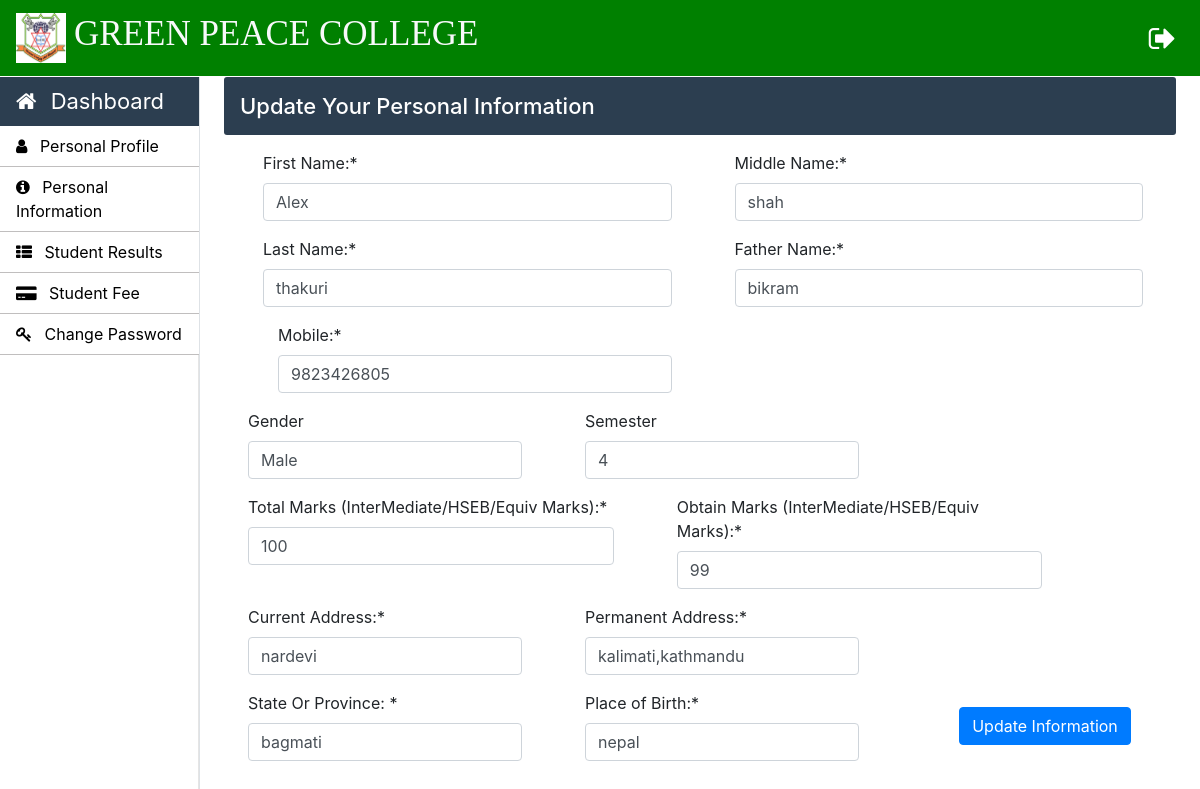
The app's page /Student/student-personal-information.php (signed in) with its own data.
### tables this page shows
CREATE TABLE `student_info` (
  `roll_no` varchar(20) NOT NULL,
  `first_name` varchar(30) NOT NULL,
  `middle_name` varchar(30) NOT NULL,
  `last_name` varchar(30) NOT NULL,
  `father_name` varchar(30) NOT NULL,
  `email` varchar(30) NOT NULL,
  `mobile_no` varchar(11) NOT NULL,
  `course_code` varchar(11) NOT NULL,
  `session` varchar(10) NOT NULL,
  `profile_image` varchar(100) NOT NULL,
  `applicant_status` varchar(20) NOT NULL,
  `application_status` varchar(20) NOT NULL,
  `dob` varchar(10) NOT NULL,
  `other_phone` varchar(11) NOT NULL,
  `gender` varchar(10) NOT NULL,
  `permanent_address` varchar(150) NOT NULL,
  `current_address` varchar(150) NOT NULL,
  `place_of_birth` varchar(150) NOT NULL,
  `semester` int(11) NOT NULL,
  `total_marks` int(11) NOT NULL,
  `obtain_marks` int(11) NOT NULL,
  `state` varchar(20) NOT NULL,
  `admission_date` timestamp NOT NULL DEFAULT current_timestamp() ON UPDATE current_timestamp()
);

### Student/student-personal-information.php (the view, shortened to what this page needs)
 <?php
		require_once "../connection/connection.php";
	?>
<!doctype html>
<html lang="en">
	<head>
	</head>
	<body>
		<?php include('../common/common-header.php') ?>
		<?php include('../common/student-sidebar.php') ?>
		<main role="main" class="col-xl-10 col-lg-9 col-md-8 ml-sm-auto px-md-4 w-100">
			<div class="sub-main sub-main-student">
				<div class="text-center d-flex flex-wrap flex-md-nowrap pt-3 pb-2 mb-3 text-white admin-dashboard pl-3">
					<h4 class="">Update Your Personal Information </h4>
				</div>
				<div class="row ml-4">
					<div class="col-lg-12 col-md-12 col-sm-12">
						<form action="student-personal-information.php" method="post">
							<?php $roll_no=$_SESSION['LoginStudent'];
								$query="select * from student_info where roll_no='$roll_no'";
								$run=mysqli_query($con,$query);
								while ($row=mysqli_fetch_array($run)) {?>
							<div class="row">
								<div class=" col-lg-6 col-md-6 pr-5">
									<div class="form-group">
										<label for="exampleInputEmail1">First Name:*</label>
										<input type="text" class="form-control" name="first_name" value=<?php echo $row['first_name'] ?>>
									</div>
								</div>
								<div class="col-md-6 pr-5">
									<div class="form-group">
										<label for="exampleInputPassword1">Middle Name:*</label>
										<input type="text" class="form-control" name="middle_name"  value="<?php echo $row['middle_name'] ?>">
									</div>
								</div>
							</div>
							<div class="row">
								<div class="col-md-6 pr-5">
									<div class="form-group">
										<label for="exampleInputEmail1">Last Name:*</label>
										<input type="text" class="form-control" name="last_name" value=<?php echo $row['last_name'] ?>>
									</div>
								</div>
								<div class="col-md-6 pr-5">
									<div class="form-group">
										<label for="exampleInputPassword1">Father Name:*</label>
										<input type="text" class="form-control" name="father_name"  value=<?php echo $row['father_name'] ?>>
									</div>
								</div>
							</div>
								<div class="col-md-6 pr-5">
									<div class="form-group">
										<label for="exampleInputPassword1">Mobile:*</label>
										<input type="number" class="form-control" name="mobile_no"  value=<?php echo $row['mobile_no'] ?>>
									</div>
								</div>
							</div>
							<div class="row">
								<div class="col-md-6 pr-5">
									<div class="form-group">
										<label for="exampleInputEmail1">Gender</label>
										<input type="text" class="form-control" name="gender" value=<?php echo $row['gender'] ?>>
									</div>
								</div>
								<div class="col-md-6 pr-5">
									<div class="form-group">
										<label for="exampleInputPassword1">Semester</label>
										<input type="number" name="semester" class="form-control"  placeholder="Semester" value=<?php echo $row['semester'] ?>>
									</div>
								</div>
							</div>
							<div class="row">
								<div class="col-md-6 pr-5">
									<div class="form-group">
										<label for="exampleInputEmail1">Total Marks (InterMediate/HSEB/Equiv Marks):*</label>
										<input type="number" name="total_marks" class="form-control" placeholder="Marks" value=<?php echo $row['total_marks'] ?>>
									</div>
								</div>
								<div class="col-md-6 pr-5">
									<div class="form-group">
										<label for="exampleInputPassword1">Obtain Marks (InterMediate/HSEB/Equiv Marks):*</label>
										<input type="number" name="obtain_marks" class="form-control"  placeholder="Marks" value=<?php echo $row['obtain_marks'] ?>>
									</div>
								</div>
							</div>
							<div class="row">
								<div class="col-md-6 pr-5">
									<div class="form-group">
										<label for="exampleInputEmail1">Current Address:*</label>
										<input type="text" name="current_address" class="form-control" value=<?php echo $row['current_address'] ?>>
									</div>
								</div>
								<div class="col-md-6 pr-5">
									<div class="form-group">
										<label for="exampleInputPassword1">Permanent Address:*</label>
										<input type="text" name="permanent_address" class="form-control"  value=<?php echo $row['permanent_address'] ?>>
									</div>
								</div>
							</div>
							<div class="row">
								<div class="col-md-6 pr-5">
									<div class="form-group">
										<label for="exampleInputEmail1">State Or Province: *</label>
										<input type="text" name="state" class="form-control" placeholder="State Province" value=<?php echo $row['state'] ?>>
									</div>
								</div>
								<div class="col-md-6 pr-5">
									<div class="form-group">
										<label for="exampleInputPassword1">Place of Birth:*</label>
										<input type="text" name="place_of_birth" class="form-control"  value=<?php echo $row['place_of_birth'] ?>>
									</div>
								</div>
							</div>
							<?php } ?>
							<div class="row mt-3">
								<div class="col-lg-6 col-md-6 offset-4">
									<input type="submit" name="sub" type="submit" class="btn btn-primary" value="Update Information">
								</div>
							</div>
					</div>
				</div>
		</main>
	</body>
</html>

### Css/style.css (style rules this page uses)
h4 { font-size: 22px; }
.admin-dashboard { margin-top: 1px !important; background: #2c3e50 !important; border-radius: 3px; }

### records on screen
student_info: first_name "Alex", middle_name "shah", last_name "thakuri", father_name "bikram", mobile_no "9823426805", gender "Male", semester "4", total_marks "100", obtain_marks "99", current_address "nardevi", permanent_address "kalimati,kathmandu", state "bagmati", place_of_birth "nepal"
